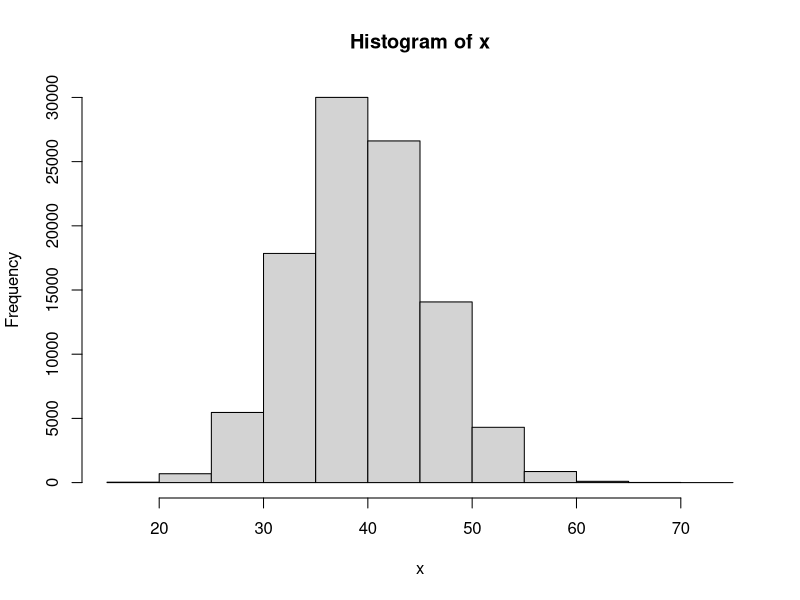

Write the R code that produced this figure.
nsim=10^5
lambda=40
x=rep(0,nsim)
for (i in 1:nsim){
  U=runif(1)
  j=0
  while (U>exp(-lambda)) {
    U=U*runif(1)
    j=j+1
  }
  x[i]=j
}
hist(x)